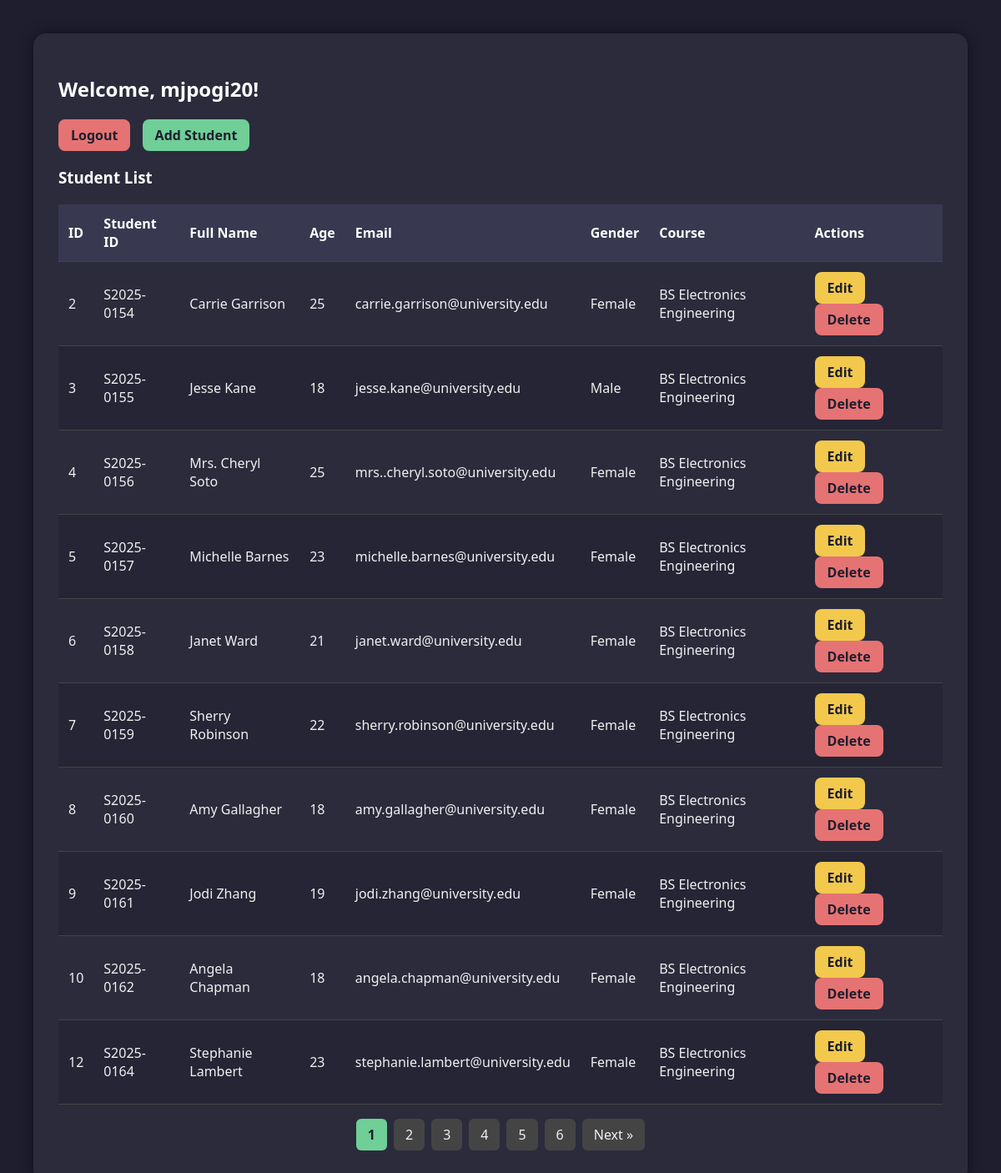
Screenshot of /dashboard.php (signed in) with the database file from the repository.
### tables this page shows
CREATE TABLE `students` (
  `id` int(11) NOT NULL,
  `student_id` varchar(20) DEFAULT NULL,
  `full_name` varchar(100) DEFAULT NULL,
  `age` int(11) DEFAULT NULL,
  `email` varchar(100) DEFAULT NULL,
  `gender` varchar(10) DEFAULT NULL,
  `course` varchar(100) DEFAULT NULL
);

### dashboard.php (the view, shortened to what this page needs)
<?php
include("config.php");
$limit = 10;
$page = isset($_GET['page']) ? (int)$_GET['page'] : 1;
$offset = ($page - 1) * $limit;
$totalResult = $conn->query("SELECT COUNT(*) AS total FROM students");
$totalRow = $totalResult->fetch_assoc();
$totalStudents = $totalRow['total'];
$totalPages = ceil($totalStudents / $limit);
$result = $conn->query("SELECT * FROM students LIMIT $limit OFFSET $offset");
?>
<!DOCTYPE html>
<html>
<head>
</head>
<body>
    <div class="container">
        <h2>Welcome, <?= htmlspecialchars($_SESSION['username']); ?>!</h2>
        <p>
            <a href="logout.php" class="btn btn-danger">Logout</a>
            <a href="add.php" class="btn btn-success">Add Student</a>
        </p>
        <h3>Student List</h3>
        <table>
            <thead>
                <tr>
                    <th>ID</th>
                    <th>Student ID</th>
                    <th>Full Name</th>
                    <th>Age</th>
                    <th>Email</th>
                    <th>Gender</th>
                    <th>Course</th>
                    <th>Actions</th>
                </tr>
            </thead>
            <tbody>
            <?php while ($row = $result->fetch_assoc()): ?>
                <tr>
                    <td><?= $row['id'] ?></td>
                    <td><?= $row['student_id'] ?></td>
                    <td><?= $row['full_name'] ?></td>
                    <td><?= $row['age'] ?></td>
                    <td><?= $row['email'] ?></td>
                    <td><?= $row['gender'] ?></td>
                    <td><?= $row['course'] ?></td>
                    <td>
                        <a href="edit.php?id=<?= $row['id'] ?>" class="btn btn-warning">Edit</a>
                        <a href="delete.php?id=<?= $row['id'] ?>" class="btn btn-danger" onclick="return confirm('Are you sure?')">Delete</a>
                    </td>
                </tr>
            <?php endwhile; ?>
            </tbody>
        </table>
        <ul class="pagination">
            <?php for ($i = 1; $i <= $totalPages; $i++): ?>
                <li class="<?= ($i == $page) ? 'active' : '' ?>">
                    <a href="?page=<?= $i ?>"><?= $i ?></a>
                </li>
            <?php endfor; ?>
            <?php if ($page < $totalPages): ?>
                <li><a href="?page=<?= $page + 1 ?>">Next »</a></li>
            <?php endif; ?>
        </ul>
    </div>
</body>
</html>

### dashboard.php (style rules this page uses)
body { background-color: #1e1e2f; color: #f0f0f0; font-family: 'Segoe UI', Tahoma, Geneva, Verdana, sans-serif; margin: 0; padding: 40px; }
.container { max-width: 1100px; margin: auto; background-color: #2b2b3c; border-radius: 15px; padding: 30px; box-shadow: 0 0 15px rgba(0,0,0,0.5); animation: fadeIn 0.6s ease-in-out; }
h2, h3 { color: #ffffff; }
a.btn { display: inline-block; padding: 8px 15px; border-radius: 8px; font-weight: bold; text-decoration: none; transition: background 0.3s ease; margin-right: 10px; }
.btn-success { background: #6fcf97; color: #1e1e2f; }
.btn-danger { background: #e57373; color: #1e1e2f; }
.btn-warning { background: #f2c94c; color: #1e1e2f; }
table { width: 100%; border-collapse: collapse; margin-top: 20px; }
th, td { padding: 12px; text-align: left; border-bottom: 1px solid #444; }
th { background-color: #383850; color: #ffffff; }
tr:nth-child(even) { background-color: #252536; }
.pagination { list-style-type: none; padding: 0; margin-top: 25px; display: flex; justify-content: center; gap: 8px; }
.pagination li { display: inline; }
.pagination a { color: #f0f0f0; background-color: #444; padding: 8px 14px; border-radius: 6px; text-decoration: none; transition: background 0.3s; }
.pagination .active a { background-color: #6fcf97; color: #1e1e2f; font-weight: bold; }

### rows the page displays
students: id "2", student "S2025-0154", full_name "Carrie Garrison", age "25", email "carrie.garrison@university.edu", gender "Female", course "BS Electronics Engineering"
students: id "3", student "S2025-0155", full_name "Jesse Kane", age "18", email "jesse.kane@university.edu", gender "Male", course "BS Electronics Engineering"
students: id "4", student "S2025-0156", full_name "Mrs. Cheryl Soto", age "25", email "mrs..cheryl.soto@university.edu", gender "Female", course "BS Electronics Engineering"
students: id "5", student "S2025-0157", full_name "Michelle Barnes", age "23", email "michelle.barnes@university.edu", gender "Female", course "BS Electronics Engineering"
students: id "6", student "S2025-0158", full_name "Janet Ward", age "21", email "janet.ward@university.edu", gender "Female", course "BS Electronics Engineering"
students: id "7", student "S2025-0159", full_name "Sherry Robinson", age "22", email "sherry.robinson@university.edu", gender "Female", course "BS Electronics Engineering"
students: id "8", student "S2025-0160", full_name "Amy Gallagher", age "18", email "amy.gallagher@university.edu", gender "Female", course "BS Electronics Engineering"
students: id "9", student "S2025-0161", full_name "Jodi Zhang", age "19", email "jodi.zhang@university.edu", gender "Female", course "BS Electronics Engineering"
students: id "10", student "S2025-0162", full_name "Angela Chapman", age "18", email "angela.chapman@university.edu", gender "Female", course "BS Electronics Engineering"
students: id "12", student "S2025-0164", full_name "Stephanie Lambert", age "23", email "stephanie.lambert@university.edu", gender "Female", course "BS Electronics Engineering"

### other values shown
$_SESSION['username'] "mjpogi20"
